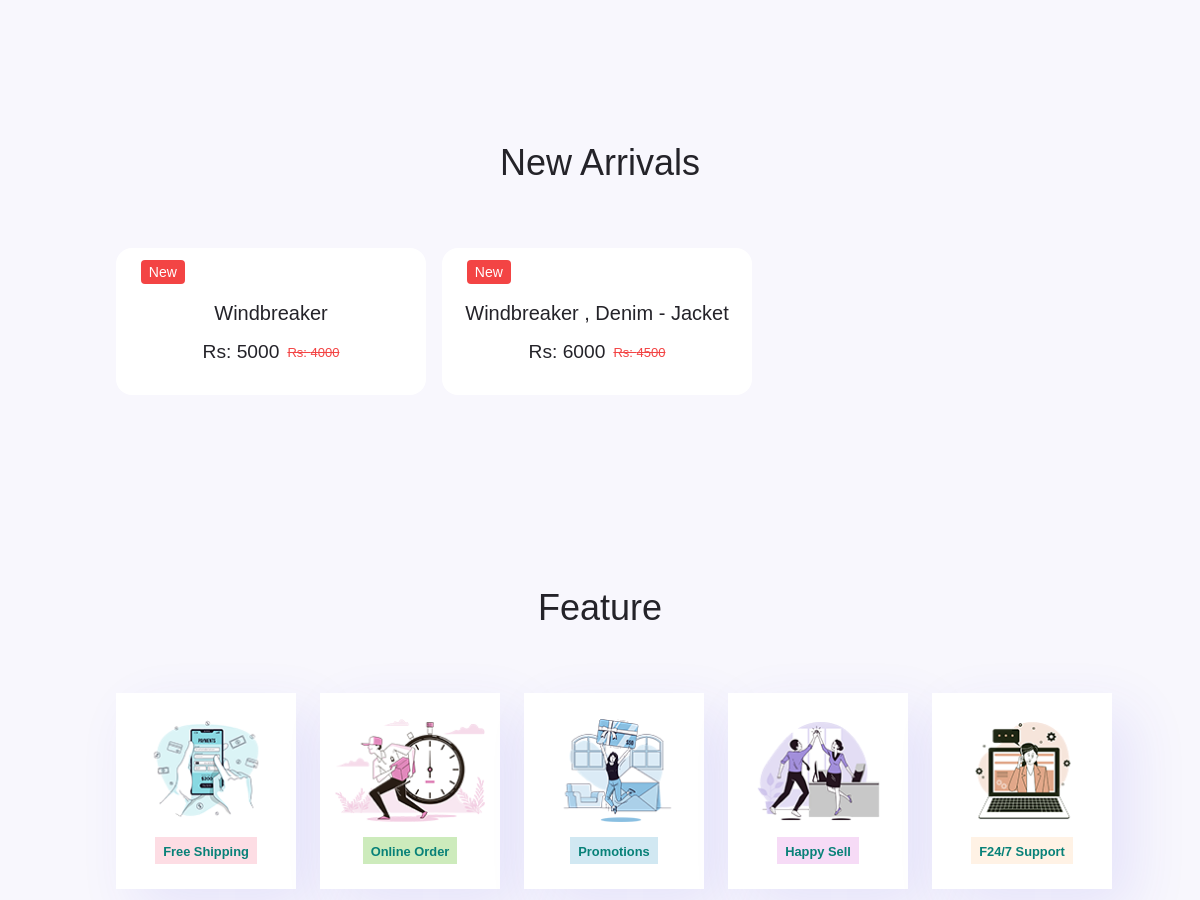
Before: / (middle part) with the older database file.
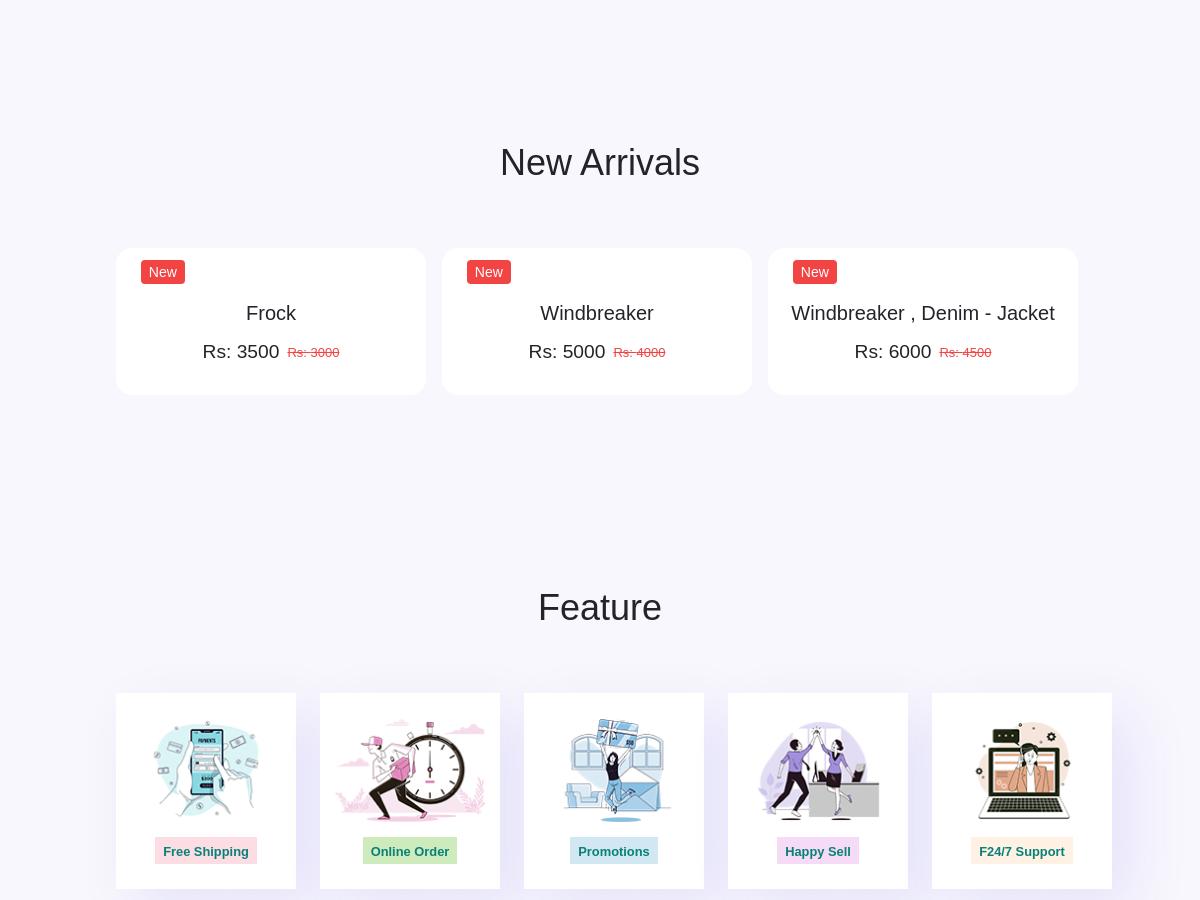
After: the same page with the newer database file.
### tables this page shows
CREATE TABLE `products` (
  `pro_ID` int(100) NOT NULL,
  `pro_Name` varchar(100) NOT NULL,
  `pro_number` varchar(100) NOT NULL,
  `price` int(100) NOT NULL,
  `dis_Price` int(100) NOT NULL,
  `dis_Percentage` int(100) NOT NULL,
  `color` varchar(100) NOT NULL,
  `size` varchar(100) NOT NULL,
  `gender` varchar(100) NOT NULL,
  `description` varchar(100) NOT NULL,
  `img_1` varchar(100) NOT NULL,
  `img_2` varchar(100) NOT NULL,
  `img_3` varchar(100) NOT NULL,
  `img_4` varchar(100) NOT NULL
);

### index.php (the view, shortened to what this page needs)
<?php
    include 'components/connect.php';
?>
<!DOCTYPE html>
<html lang="en">
    <head>
        <link rel="stylesheet" href="css/swiper-bundle.min.css">
        <link rel="stylesheet" href="css/style.css">
        <link rel="stylesheet" class="js-color-style" href="css/colors/color-1.css">
        <link href="https://cdn.jsdelivr.net/npm/remixicon@3.2.0/fonts/remixicon.css" rel="stylesheet">
        <link href='https://unpkg.com/boxicons@2.1.4/css/boxicons.min.css' rel='stylesheet'>
        <link href="/website/css/uicons-bold-rounded.css" rel="stylesheet">
        <link rel="stylesheet" href="">
    </head>
    <body>
        <main class="main">
            <section class="discount section">
            </section>
            <section class="new section">
                <h2 class="section__title">New Arrivals</h2>
                <div class="new__container container">
                    <div class="swiper new-swiper">
                        <div class="swiper-wrapper">
                            <?php
                                $select_products = $conn->prepare("SELECT * FROM `products` ORDER BY `pro_ID` DESC LIMIT 5");
                                $select_products->execute();
                                if($select_products->rowCount() > 0){
                                while($fetch_products = $select_products->fetch(PDO::FETCH_ASSOC)){
                            ?>
                                <form action="" method="post">
                                    <div class="new__content swiper-slide">
                                        <div class="new__tag">New</div>
                                        <h3 class="new__title"><?= $fetch_products['pro_Name']; ?></h3>
                                        <div class="new__prices">
                                            <span class="new__price">Rs: <?= $fetch_products['price']; ?></span>
                                            <span class="new__discount">Rs: <?= $fetch_products['dis_Price']; ?></span>
                                        </div>
                                    </div>
                                </form>
                            <?php
                                    }
                                }else{
                                    echo '<p class="empty">no products added yet!</p>';
                                    }
                            ?>
                        </div>
                    </div>
                </div>
            </section>
            <section class="feature section container">
                <h2 class="section__title">Feature</h2>
                    <div class="feature__container">
                    <div class="feature__row grid">
                        <div class="fe-box">
                            <img src="images/about_us/f1.png" alt="">
                            <h6>Free Shipping</h6>
                        </div>
                        <div class="fe-box">
                            <img src="images/about_us/f2.png" alt="">
                            <h6>Online Order</h6>
                        </div>
                        <div class="fe-box">
                            <img src="images/about_us/f4.png" alt="">
                            <h6>Promotions</h6>
                        </div>
                        <div class="fe-box">
                            <img src="images/about_us/f5.png" alt="">
                            <h6>Happy Sell</h6>
                        </div>
                        <div class="fe-box">
                            <img src="images/about_us/f6.png" alt="">
                            <h6>F24/7 Support</h6>
                        </div>
                    </div>
                </div>
            </section>
        </main>
    </body>
</html>

### css/style.css (style rules this page uses)
:root { --header-height: 3.5rem; --hue: 0; --first-color: hsl(var(--hue), 88%, 61%); --first-color-alt: hsl(var(--hue), 88%, 58%); --title-color: hsl(250, 8%, 15%); --text-color: hsl(250, 8%, 35%); --body-color: hsl(250, 60%, 98%); --container-color: #fff; --shadow: hsla(0, 0%, 15%, .1); --scroll-bar-color: hsl(250, 12%, 90%); --scroll-thumb-color: hsl(250, 12%, 80%); --border-color-alt: hsl(113, 13%, 90%); --body-font: 'Roboto Slab', sans-serif; --bigest-font-size: 4rem; --h1-font-size: 2.25rem; --h2-font-size: 1.5rem; --h3-font-size: 1.25rem; --normal-font-size: 1.2rem; --small-font-size: .875rem; --smaller-font-size: .813rem; --font-medium: 500; --font-bold: 600; --mb-0-5: .5rem; --mb-0-75: .75rem; --mb-1: 1rem; --mb-1-5: 1.5rem; --mb-2: 2rem; --mb-2-5: 2.5rem; --mb-3: 3rem; --z-tooltip: 10; --z-fixed: 100; }
* { box-sizing: border-box; margin: 0; padding: 0; }
html { scroll-behavior: smooth; }
body, button, input { font-family: var(--body-font); font-size: var(--normal-font-size); }
body { background-color: var(--body-color); color: var(--text-color); }
h1, h2, h3, h4 { color: var(--title-color); font-weight: var(--font-medium); }
img { max-width: 100%; height: auto; }
.section { padding: 7rem 0 2rem; }
.section__title, .breadcrumb__title { font-size: var(--h1-font-size); }
.section__title, .breadcrumb__subtitle { margin-bottom: var(--mb-3); }
.section__title, .breadcrumb__title, .breadcrumb__subtitle { text-align: center; }
.container { max-width: 968px; margin-left: auto; margin-right: auto; padding-top: 10rem; }
.grid { display: grid; }
.new__container { padding-top: 1rem; }
.new__content { position: relative; background-color: var(--container-color); width: 310px; padding: 2rem 0; border-radius: 1rem; text-align: center; overflow: hidden; margin-right: 1rem; }
.new__tag { position: absolute; top: 8%; left: 8%; background-color: var(--first-color); color: #fff; font-size: var(--small-font-size); padding: .25rem .5rem; border-radius: .25rem; }
.new__title { font-size: var(--h3-font-size); font-weight: var(--font-medium); }
.new__prices { display: inline-flex; align-items: center; column-gap: .5rem; }
.new__price { font-weight: var(--font-medium); color: var(--title-color); }
.new__discount { color: var(--first-color); font-size: var(--smaller-font-size); text-decoration: line-through; font-weight: var(--font-medium); }
.feature__container { display: flex; align-items: center; justify-content: space-between; flex-wrap: wrap; }
.feature__row { grid-template-columns: repeat(5, 1fr); column-gap: 1.5rem; padding-top: 1rem; }
.fe-box { width: 180px; text-align: center; padding: 25px 15px; box-shadow: 20px 20px 54px rgba(70, 62, 221, 0.1); background-color: var(--container-color); }
.fe-box img { width: 100%; margin-bottom: 10px; }
.fe-box h6 { display: inline-block; padding: 9px 8px 6px 8px; line-height: 1; color: #088178; background-color: #fddde4; }
.fe-box:nth-child(2) h6 { background-color: #cdebbc; }
.fe-box:nth-child(3) h6 { background-color: #d1e8f2; }
.fe-box:nth-child(4) h6 { background-color: #f6dbf6; }
.fe-box:nth-child(5) h6 { background-color: #fff2e5; }

### css/colors/color-1.css (style rules this page uses)
:root { --hue: 0; --first-color: hsl(var(--hue), 88%, 61%); --first-color-alt: hsl(var(--hue), 88%, 58%) }

Changed rows visible on the page:
added products: pro_Name "Frock", price "3500", dis_Price "3000"
